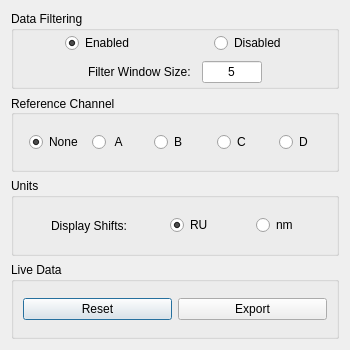
<?xml version="1.0" encoding="UTF-8"?>
<ui version="4.0">
 <class>ChannelMenu</class>
 <widget class="QDialog" name="ChannelMenu">
  <property name="geometry">
   <rect>
    <x>0</x>
    <y>0</y>
    <width>350</width>
    <height>350</height>
   </rect>
  </property>
  <property name="font">
   <font>
    <family>Segoe UI</family>
   </font>
  </property>
  <property name="windowTitle">
   <string>SPR Settings</string>
  </property>
  <property name="windowIcon">
   <iconset resource="ai.qrc">
    <normaloff>:/img/img/affinite2.ico</normaloff>:/img/img/affinite2.ico</iconset>
  </property>
  <layout class="QVBoxLayout" name="verticalLayout">
   <item>
    <widget class="QGroupBox" name="filter">
     <property name="font">
      <font>
       <family>Segoe UI</family>
       <pointsize>9</pointsize>
      </font>
     </property>
     <property name="title">
      <string>Data Filtering</string>
     </property>
     <layout class="QVBoxLayout" name="verticalLayout_2">
      <property name="leftMargin">
       <number>0</number>
      </property>
      <property name="topMargin">
       <number>0</number>
      </property>
      <property name="rightMargin">
       <number>0</number>
      </property>
      <property name="bottomMargin">
       <number>0</number>
      </property>
      <item>
       <layout class="QHBoxLayout" name="horizontalLayout">
        <property name="spacing">
         <number>0</number>
        </property>
        <property name="leftMargin">
         <number>11</number>
        </property>
        <property name="topMargin">
         <number>0</number>
        </property>
        <property name="rightMargin">
         <number>11</number>
        </property>
        <property name="bottomMargin">
         <number>0</number>
        </property>
        <item alignment="Qt::AlignHCenter">
         <widget class="QRadioButton" name="filt_en">
          <property name="sizePolicy">
           <sizepolicy hsizetype="Preferred" vsizetype="Fixed">
            <horstretch>0</horstretch>
            <verstretch>0</verstretch>
           </sizepolicy>
          </property>
          <property name="text">
           <string>Enabled</string>
          </property>
          <property name="checked">
           <bool>true</bool>
          </property>
         </widget>
        </item>
        <item alignment="Qt::AlignHCenter">
         <widget class="QRadioButton" name="filt_off">
          <property name="sizePolicy">
           <sizepolicy hsizetype="Preferred" vsizetype="Fixed">
            <horstretch>0</horstretch>
            <verstretch>0</verstretch>
           </sizepolicy>
          </property>
          <property name="text">
           <string>Disabled</string>
          </property>
          <property name="checked">
           <bool>false</bool>
          </property>
         </widget>
        </item>
       </layout>
      </item>
      <item>
       <layout class="QHBoxLayout" name="horizontalLayout_2">
        <property name="spacing">
         <number>11</number>
        </property>
        <property name="leftMargin">
         <number>11</number>
        </property>
        <property name="rightMargin">
         <number>11</number>
        </property>
        <item>
         <spacer name="horizontalSpacer_2">
          <property name="orientation">
           <enum>Qt::Horizontal</enum>
          </property>
          <property name="sizeHint" stdset="0">
           <size>
            <width>40</width>
            <height>20</height>
           </size>
          </property>
         </spacer>
        </item>
        <item alignment="Qt::AlignLeft">
         <widget class="QLabel" name="label_5">
          <property name="sizePolicy">
           <sizepolicy hsizetype="Preferred" vsizetype="Preferred">
            <horstretch>0</horstretch>
            <verstretch>0</verstretch>
           </sizepolicy>
          </property>
          <property name="text">
           <string>Filter Window Size:</string>
          </property>
          <property name="alignment">
           <set>Qt::AlignLeading|Qt::AlignLeft|Qt::AlignVCenter</set>
          </property>
         </widget>
        </item>
        <item alignment="Qt::AlignLeft">
         <widget class="QLineEdit" name="filt_win">
          <property name="sizePolicy">
           <sizepolicy hsizetype="Preferred" vsizetype="Fixed">
            <horstretch>0</horstretch>
            <verstretch>0</verstretch>
           </sizepolicy>
          </property>
          <property name="maximumSize">
           <size>
            <width>60</width>
            <height>16777215</height>
           </size>
          </property>
          <property name="text">
           <string>5</string>
          </property>
          <property name="alignment">
           <set>Qt::AlignCenter</set>
          </property>
         </widget>
        </item>
        <item>
         <spacer name="horizontalSpacer">
          <property name="orientation">
           <enum>Qt::Horizontal</enum>
          </property>
          <property name="sizeHint" stdset="0">
           <size>
            <width>40</width>
            <height>20</height>
           </size>
          </property>
         </spacer>
        </item>
       </layout>
      </item>
     </layout>
    </widget>
   </item>
   <item>
    <widget class="QGroupBox" name="groupBox">
     <property name="enabled">
      <bool>true</bool>
     </property>
     <property name="font">
      <font>
       <family>Segoe UI</family>
       <pointsize>9</pointsize>
       <bold>false</bold>
      </font>
     </property>
     <property name="title">
      <string>Reference Channel</string>
     </property>
     <property name="alignment">
      <set>Qt::AlignLeading|Qt::AlignLeft|Qt::AlignVCenter</set>
     </property>
     <layout class="QVBoxLayout" name="verticalLayout_3">
      <property name="leftMargin">
       <number>0</number>
      </property>
      <property name="topMargin">
       <number>0</number>
      </property>
      <property name="rightMargin">
       <number>0</number>
      </property>
      <property name="bottomMargin">
       <number>0</number>
      </property>
      <item>
       <layout class="QHBoxLayout" name="horizontalLayout_4">
        <property name="leftMargin">
         <number>15</number>
        </property>
        <item>
         <widget class="QRadioButton" name="noRef">
          <property name="font">
           <font>
            <family>Segoe UI</family>
            <pointsize>9</pointsize>
            <bold>false</bold>
           </font>
          </property>
          <property name="text">
           <string>None</string>
          </property>
          <property name="checked">
           <bool>true</bool>
          </property>
         </widget>
        </item>
        <item>
         <widget class="QRadioButton" name="channelA">
          <property name="font">
           <font>
            <family>Segoe UI</family>
            <pointsize>9</pointsize>
            <bold>false</bold>
           </font>
          </property>
          <property name="text">
           <string> A</string>
          </property>
          <property name="checked">
           <bool>false</bool>
          </property>
         </widget>
        </item>
        <item>
         <widget class="QRadioButton" name="channelB">
          <property name="font">
           <font>
            <family>Segoe UI</family>
            <pointsize>9</pointsize>
            <bold>false</bold>
           </font>
          </property>
          <property name="text">
           <string>B</string>
          </property>
         </widget>
        </item>
        <item>
         <widget class="QRadioButton" name="channelC">
          <property name="font">
           <font>
            <family>Segoe UI</family>
            <pointsize>9</pointsize>
            <bold>false</bold>
           </font>
          </property>
          <property name="text">
           <string>C</string>
          </property>
         </widget>
        </item>
        <item>
         <widget class="QRadioButton" name="channelD">
          <property name="font">
           <font>
            <family>Segoe UI</family>
            <pointsize>9</pointsize>
            <bold>false</bold>
           </font>
          </property>
          <property name="text">
           <string>D</string>
          </property>
          <property name="checked">
           <bool>false</bool>
          </property>
         </widget>
        </item>
       </layout>
      </item>
     </layout>
    </widget>
   </item>
   <item>
    <widget class="QGroupBox" name="groupBox_3">
     <property name="enabled">
      <bool>true</bool>
     </property>
     <property name="font">
      <font>
       <family>Segoe UI</family>
       <pointsize>9</pointsize>
       <bold>false</bold>
      </font>
     </property>
     <property name="title">
      <string>Units</string>
     </property>
     <layout class="QHBoxLayout" name="horizontalLayout_3">
      <property name="leftMargin">
       <number>0</number>
      </property>
      <property name="topMargin">
       <number>0</number>
      </property>
      <property name="rightMargin">
       <number>0</number>
      </property>
      <property name="bottomMargin">
       <number>0</number>
      </property>
      <item>
       <layout class="QHBoxLayout" name="horizontalLayout_5">
        <item>
         <widget class="QLabel" name="label_2">
          <property name="minimumSize">
           <size>
            <width>150</width>
            <height>0</height>
           </size>
          </property>
          <property name="maximumSize">
           <size>
            <width>150</width>
            <height>16777215</height>
           </size>
          </property>
          <property name="font">
           <font>
            <family>Segoe UI</family>
            <pointsize>9</pointsize>
            <bold>false</bold>
           </font>
          </property>
          <property name="text">
           <string>Display Shifts:</string>
          </property>
          <property name="alignment">
           <set>Qt::AlignCenter</set>
          </property>
         </widget>
        </item>
        <item>
         <widget class="QRadioButton" name="unit_ru">
          <property name="text">
           <string>RU</string>
          </property>
          <property name="checked">
           <bool>true</bool>
          </property>
         </widget>
        </item>
        <item>
         <widget class="QRadioButton" name="unit_nm">
          <property name="enabled">
           <bool>true</bool>
          </property>
          <property name="text">
           <string>nm</string>
          </property>
          <property name="checked">
           <bool>false</bool>
          </property>
         </widget>
        </item>
       </layout>
      </item>
     </layout>
    </widget>
   </item>
   <item>
    <widget class="QGroupBox" name="groupBox_2">
     <property name="title">
      <string>Live Data</string>
     </property>
     <layout class="QHBoxLayout" name="horizontalLayout_7">
      <item>
       <widget class="QPushButton" name="reset_data">
        <property name="text">
         <string>Reset</string>
        </property>
       </widget>
      </item>
      <item>
       <widget class="QPushButton" name="export_data">
        <property name="text">
         <string>Export</string>
        </property>
       </widget>
      </item>
     </layout>
    </widget>
   </item>
  </layout>
 </widget>
 <resources>
  <include location="ai.qrc"/>
 </resources>
 <connections/>
</ui>
